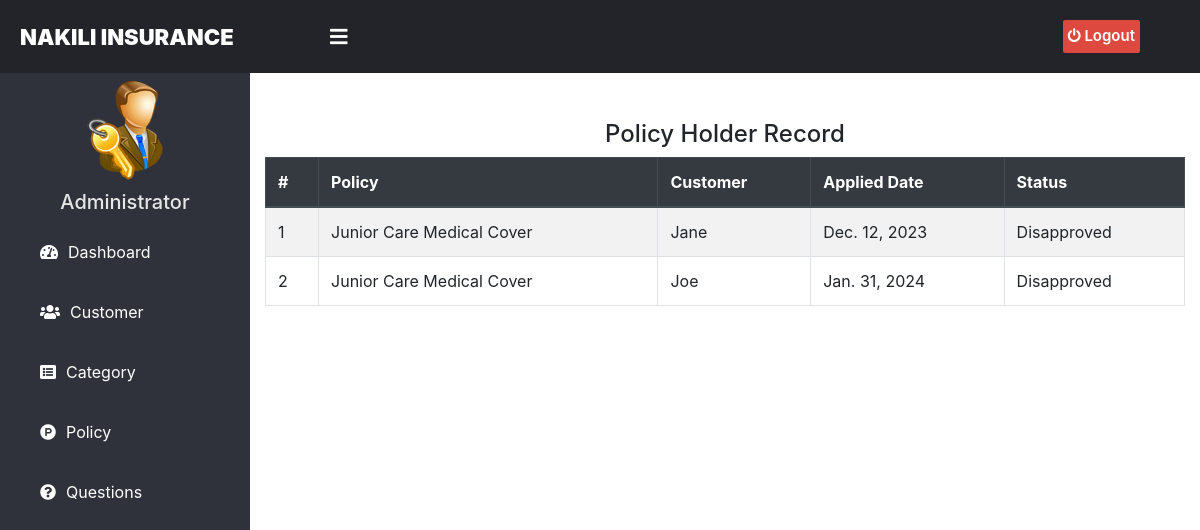
Page /admin-view-disapproved-policy-holder on the committed database.
### insurance/models.py (models this page shows, shortened)
class PolicyRecord(models.Model):
    customer= models.ForeignKey(Customer, on_delete=models.CASCADE)
    Policy= models.ForeignKey(Policy, on_delete=models.CASCADE)
    status = models.CharField(max_length=100,default='Pending')
    creation_date =models.DateField(auto_now=True)

class Policy(models.Model):
    category= models.ForeignKey('Category', on_delete=models.CASCADE)
    policy_name=models.CharField(max_length=200)
    sum_assurance=models.PositiveIntegerField()
    premium=models.PositiveIntegerField()
    tenure=models.PositiveIntegerField()
    creation_date =models.DateField(auto_now=True)
    def __str__(self):
        return self.policy_name

### customer/models.py (models this page shows, shortened)
class Customer(models.Model):
    user=models.OneToOneField(User,on_delete=models.CASCADE)
    profile_pic= models.ImageField(upload_to='profile_pic/Customer/',null=True,blank=True)
    address = models.CharField(max_length=40)
    mobile = models.CharField(max_length=20,null=False)
    def __str__(self):
        return self.user.first_name

### insurance/views.py (the view)
# urls.py: path('admin-view-disapproved-policy-holder', views.admin_view_disapproved_policy_holder_view,name='admin-view-disapproved-policy-holder'),
def admin_view_disapproved_policy_holder_view(request):
    policyrecords = models.PolicyRecord.objects.all().filter(status='Disapproved')
    return render(request,'insurance/admin_view_disapproved_policy_holder.html',{'policyrecords':policyrecords})

### templates/insurance/admin_view_disapproved_policy_holder.html (shortened to what this page needs)
{% extends 'insurance/adminbase.html' %}
{% block content %}
{%load static%}
<head>
  <link href="http://netdna.bootstrapcdn.com/bootstrap/4.0.0-beta/css/bootstrap.min.css" rel="stylesheet">
    <link rel="stylesheet" href="https://maxcdn.bootstrapcdn.com/bootstrap/4.4.1/css/bootstrap.min.css">
    <link href="https://maxcdn.bootstrapcdn.com/font-awesome/4.3.0/css/font-awesome.min.css" rel="stylesheet">
</head>
<div class="container">
  <div class="panel panel-primary">
    <div class="panel-heading">
      <h4 class="text-center">Policy Holder Record</h4>
    </div>
    <table class="table table-hover table-bordered table-striped" id="dev-table">
      <thead class="thead-dark">
        <tr>
        <th>#</th>
          <th>Policy</th>
          <th>Customer</th>
          <th> Applied Date</th>
          <th>Status</th>
        </tr>
      </thead>
      {% for t in policyrecords %}
      <tr>
        <td> {{ forloop.counter }}</td>
        <td> {{t.Policy}}</td>
        <td> {{t.customer}}</td>
        <td>{{t.creation_date}}</td>
        <td>{{t.status}}</td>
      </tr>
      {% endfor %}
    </table>
  </div>
</div>
<br><br><br><br><br><br>
{% endblock content %}

### rows in the picture
PolicyRecord: Policy "Junior Care Medical Cover", customer "Jane", creation_date "Dec. 12, 2023", status "Disapproved"
PolicyRecord: Policy "Junior Care Medical Cover", customer "Joe", creation_date "Jan. 31, 2024", status "Disapproved"
